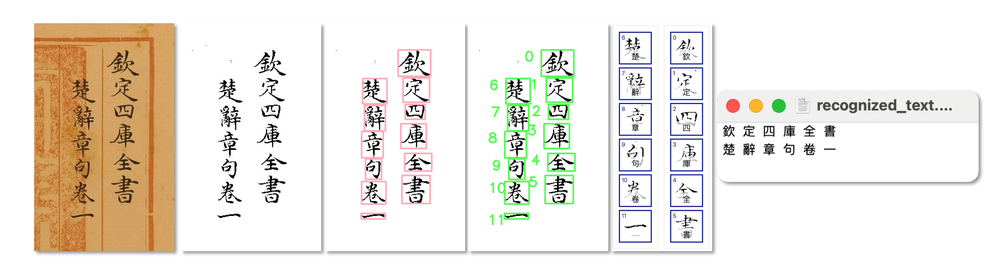
#> input picture img/process_example.png, 1000 x 280 px, shrunk from 2668 x 748 before the run
$ python binarize_image.py --input ../img/process_example.png
#> lines starting #> are read from the running program, lines starting #| are printed output that depends on the picture; after the words box and inside, x2 and y2 are one past the last pixel; in counts of white or black regions, pixels touching at a corner belong together
import cv2
import numpy as np
from scipy.signal import find_peaks
import os
import argparse


def sharpen_image(image):
    """
    对图像进行保留边缘的锐化处理，使用非锐化掩模技术。

    参数:
    image -- 输入的灰度图像（numpy 数组）

    返回:
    sharpened -- 锐化后的图像（numpy 数组）
    """
    # 对图像应用高斯模糊，得到低频部分
    blurred = cv2.GaussianBlur(image, (5, 5), sigmaX=1.0)

    # 计算高频部分（原始图像 - 模糊图像）
    high_freq = image.astype(np.float32) - blurred.astype(np.float32)

    # 将高频部分加回原始图像，增强边缘
    sharpened = image.astype(np.float32) + high_freq * 0.3  # 锐化强度因子

    # 限制像素值范围到 [0, 255] 并转换为 uint8
    sharpened = np.clip(sharpened, 0, 255)
    sharpened = sharpened.astype(np.uint8)

    return sharpened


def binarize_image(image):
    """
    对图像进行二值化处理。

    参数:
    image -- 输入的灰度图像（numpy 数组）

    返回:
    thresh_val -- 二值化阈值
    binary -- 二值化后的图像（numpy 数组）
    """

    # 应用CLAHE预处理，增强对比度
    clahe = cv2.createCLAHE(clipLimit=2.2, tileGridSize=(2, 2))
    image = clahe.apply(image)

    image = cv2.fastNlMeansDenoising(
        image, h=5, templateWindowSize=10, searchWindowSize=21
    )

    image = sharpen_image(image)

    # 计算灰度直方图，范围为 [0, 256)
    hist = cv2.calcHist([image], [0], None, [256], [0, 256])
    hist = hist.ravel()  # 将直方图展平为一维数组

    # 使用卷积平滑直方图，减少噪声影响
    kernel_size = 5
    smooth_hist = np.convolve(hist, np.ones(kernel_size) / kernel_size, mode="same")

    # 计算直方图的一阶导数，反映灰度变化率
    derivative = np.diff(smooth_hist)  # 一阶差分
    derivative = np.append(derivative, 0)  # 补齐最后一个值，与直方图长度一致

    # 平滑导数图，进一步减少噪声
    kernel_size = 15
    smooth_derivative_hist = np.convolve(
        derivative, np.ones(kernel_size) / kernel_size, mode="same"
    )

    # 在导数图中寻找显著波峰，波峰表示灰度值的聚集区域
    peaks, _ = find_peaks(smooth_derivative_hist, prominence=10)
    if len(peaks) < 2:
        # 如果波峰少于 2 个，使用 Otsu 阈值法进行二值化
        print("找不到两个显著波峰，使用 Otsu 阈值法。")
        thresh_val, binary = cv2.threshold(
            image, 0, 255, cv2.THRESH_BINARY + cv2.THRESH_OTSU
        )
    else:
        # 获取第二个波峰的位置
        peak2 = peaks[1]

        # 获取第二个波峰对应的导数值
        peak2_value = smooth_derivative_hist[peak2]

        # 设置阈值参考值，为第二个波峰值某个乘积
        threshold_value = peak2_value * 0.05

        # 从第二个波峰向左搜索，找到导数值小于等于 threshold_value 的位置
        threshold_index = peak2
        for i in range(peak2, -1, -1):
            if smooth_derivative_hist[i] <= threshold_value:
                threshold_index = i
                break

        # 将阈值设置为找到的索引对应的灰度值
        thresh_val = threshold_index

        # 使用计算得到的阈值进行二值化
        _, binary = cv2.threshold(image, thresh_val - 8, 255, cv2.THRESH_BINARY)

    return thresh_val, binary


def main():
    """
    主函数，解析命令行参数并调用图像处理逻辑。
    """
    parser = argparse.ArgumentParser(description="图像二值化处理工具（仅限单张图像）")
    parser.add_argument("--input", type=str, required=True, help="输入图像路径")
    parser.add_argument(
        "--output",
        type=str,
        default=None,
        help="输出图像路径（默认在当前目录生成 binary_<input>）",
    )
    args = parser.parse_args()

    if not os.path.exists(args.input):
        print(f"错误：输入文件 {args.input} 不存在。")
        return

    if not os.path.isfile(args.input):
        print(f"错误：{args.input} 不是文件，仅支持单张图像处理。")
        return

    input_file = args.input
    output_file = (
        args.output if args.output else f"binary_{os.path.basename(args.input)}"
    )

    image = cv2.imread(input_file, cv2.IMREAD_GRAYSCALE)
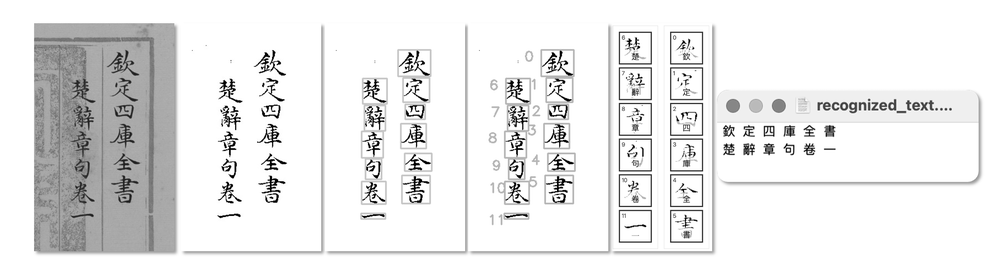
#> image: shape (280, 1000); min 0, max 255, mean 232.8
    if image is None:
        print(f"错误：无法读取图像文件 {input_file}。")
        return
    try:
        thresh_val, binary = binarize_image(image)
#> in binarize_image, `image = clahe.apply(image)`:
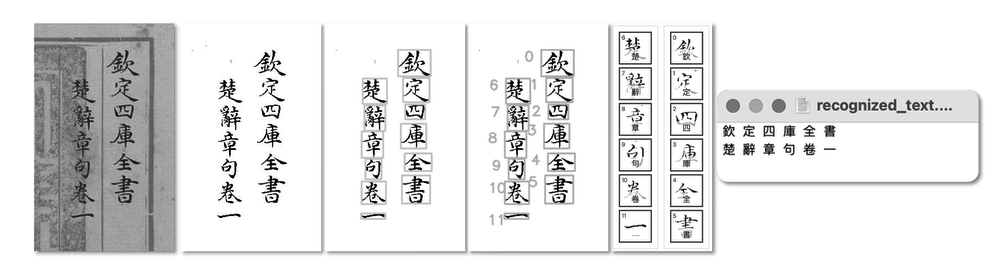
#> image: shape (280, 1000); min 1, max 255, mean 229
#> in sharpen_image, `blurred = cv2.GaussianBlur(image, (5, 5), sigmaX=1.0)`:
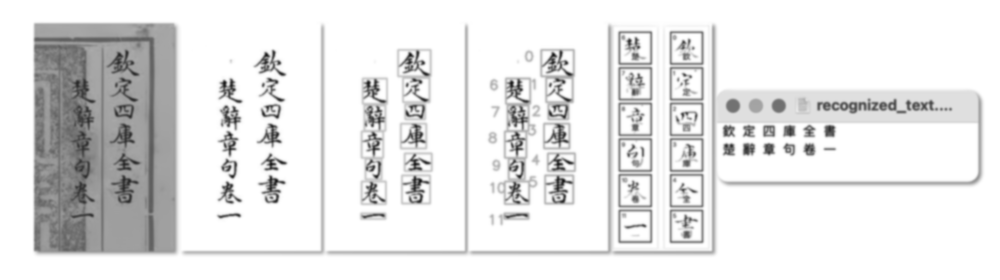
#> blurred: shape (280, 1000); min 29, max 255, mean 229
#> in sharpen_image, `high_freq = image.astype(np.float32) - blurred.astype(np.float32)`:
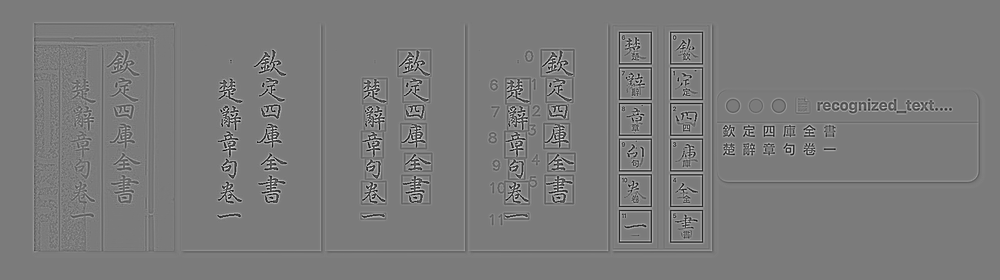
#> high_freq: shape (280, 1000) float32; min -145, max 154, mean 0; drawn with min black and max white
#> in sharpen_image, `sharpened = image.astype(np.float32) + high_freq * 0.3`:
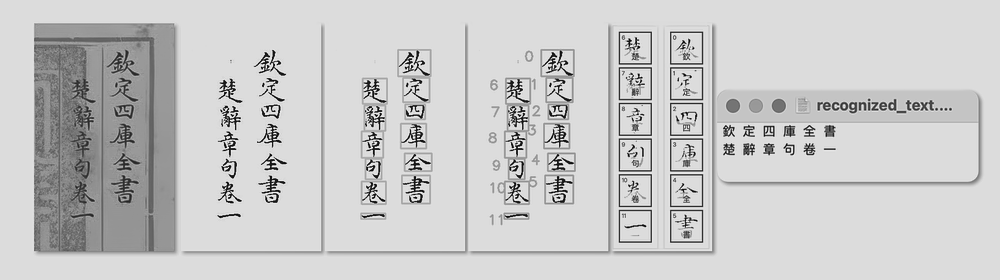
#> sharpened: shape (280, 1000) float32; min -42.5, max 301.2, mean 229; drawn with min black and max white
#> in binarize_image, `hist = cv2.calcHist([image], [0], None, [256], [0, 256])`: hist = 256 values, max 193822 at index 255, min 29 at index 1, mean 1093.8
#> in binarize_image, `smooth_hist = np.convolve(hist, np.ones(kernel_size) / kernel_size, mo..`: smooth_hist = 256 values, max 40186.8 at index 253, min 43.2 at index 3, mean 787.1
#> in binarize_image, `derivative = np.diff(smooth_hist)`: derivative = 255 values, max 38643.6 at index 252, min -867 at index 225, mean 151.7
#> in binarize_image, `derivative = np.append(derivative, 0)`: derivative = 256 values, max 38643.6 at index 252, min -867 at index 225, mean 151.1
#> in binarize_image, `smooth_derivative_hist = np.convolve( derivative, np.ones(kernel_size)..`: smooth_derivative_hist = 256 values, max 2641.7 at index 245, min -81.32 at index 169, mean 112.8
#> in binarize_image, `peaks, _ = find_peaks(smooth_derivative_hist, prominence=10)`: peaks = [10, 86, 152, 187, 213, 226, 245]
#> in binarize_image, `peak2 = peaks[1]`: peak2 = 86
#> in binarize_image, `peak2_value = smooth_derivative_hist[peak2]`: peak2_value = 11.68
#> in binarize_image, `threshold_value = peak2_value * 0.05`: threshold_value = 0.584
#> in binarize_image, `threshold_index = peak2`: threshold_index = 86
#> in binarize_image, `_, binary = cv2.threshold(image, thresh_val - 8, 255, cv2.THRESH_BINARY)`:
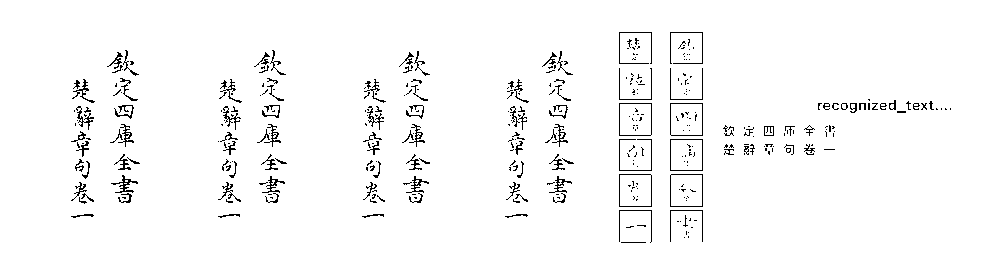
#> binary: shape (280, 1000); 97.2% white; black in thin lines or dots, all inside (x1, y1, x2, y2) = (71, 32, 951, 243)
#> thresh_val = 75
    except ValueError as e:
        print(f"错误：处理文件 {input_file} 时发生错误 - {e}")
        return
    cv2.imwrite(output_file, binary)
    print(f"二值化图像已保存为：{output_file}，阈值：{thresh_val}")
#| 二值化图像已保存为：binary_process_example.png，阈值：75


if __name__ == "__main__":
    main()
